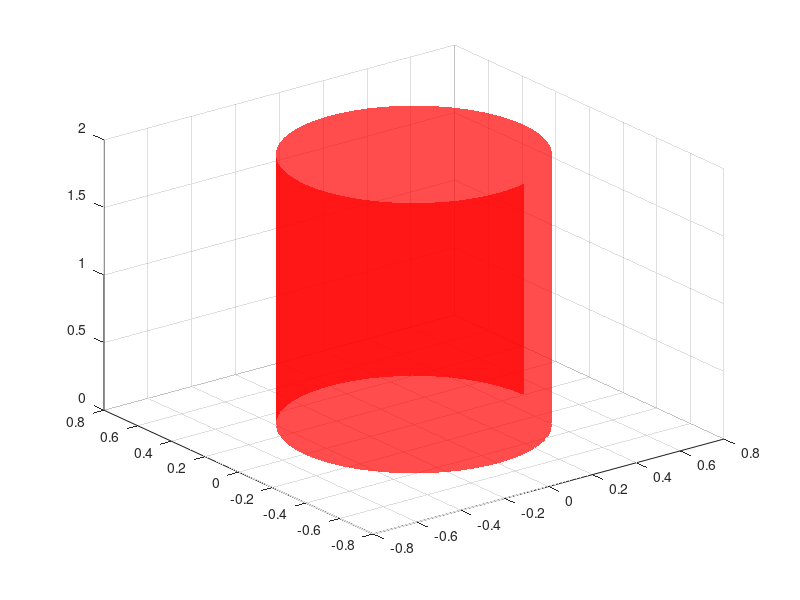

MATLAB code to generate this figure: (Note: this script raises an error after producing the figure.)
%% Cylinder Parameters
center = [0,0, 1];            % Cylinder center
% axisVec = [0.5774, 0.5774, 0.5774];  % Normalized axis (example)
axisVec = [0, 0, 1];  
radius = 0.5;                    % Cylinder radius
height = 2;                    % Cylinder height

% Number of points to define the circular cross-section
nPoints = 50;

%% Create Cylinder Along Z-axis and Scale Z
[Xc, Yc, Zc] = cylinder(radius, nPoints);
% Adjust Z so that the cylinder is centered about zero in z
Zc = (Zc - 0.5)*height;

%% Compute Rotation Matrix to Align Z-axis with axisVec
z_axis = [0, 0, 1];
v = cross(z_axis, axisVec);
s = norm(v);
if s < 1e-6
    R = eye(3);
else
    c = dot(z_axis, axisVec);
    vx = [   0   -v(3)   v(2);
           v(3)    0    -v(1);
          -v(2)  v(1)     0];
    R = eye(3) + vx + vx*vx*((1-c)/(s^2));
end

%% Transform Cylinder Coordinates
[nr, nc] = size(Xc);
Xg = zeros(nr, nc);
Yg = zeros(nr, nc);
Zg = zeros(nr, nc);
for i = 1:nr
    for j = 1:nc
        % Original point in the default frame
        pt = [Xc(i,j); Yc(i,j); Zc(i,j)];
        % Rotate the point
        pt_rot = R * pt;
        % Translate to the specified center
        pt_global = pt_rot + center';
        Xg(i,j) = pt_global(1);
        Yg(i,j) = pt_global(2);
        Zg(i,j) = pt_global(3);
    end
end

%% Plot the Lateral Surface of the Cylinder
figure;
surf(Xg, Yg, Zg, 'FaceAlpha', 0.7, 'EdgeColor', 'none','FaceColor','red');
hold on;
colormap parula;
axis equal;
xlabel('X'); ylabel('Y'); zlabel('Z');
title('Completely Closed Cylinder with Axis');

%% Create and Plot the Top and Bottom Caps
% Top cap: take the last row of points (corresponding to z = height/2)
topX = Xg(end, :);
topY = Yg(end, :);
topZ = Zg(end, :);
% Bottom cap: take the first row of points (corresponding to z = -height/2)
botX = Xg(1, :);
botY = Yg(1, :);
botZ = Zg(1, :);

% Create patches for the caps. The points must be ordered correctly.
patch(topX, topY, topZ, 'red', 'FaceAlpha', 0.7);
patch(botX, botY, botZ, 'red', 'FaceAlpha', 0.7);

%% Plot the Cylinder's Central Axis
halfH = height/2;
startPoint = center - halfH * axisVec;
endPoint   = center + halfH * axisVec;
quiver3(center(1), center(2), center(3), axisVec(1)*height, axisVec(2)*height, axisVec(3)*height, ...
    'Color','k','LineWidth',2,'MaxHeadSize',0.5);
text(endPoint(1), endPoint(2), endPoint(3), 'Axis','FontSize',12,'Color','k');

hold off;
